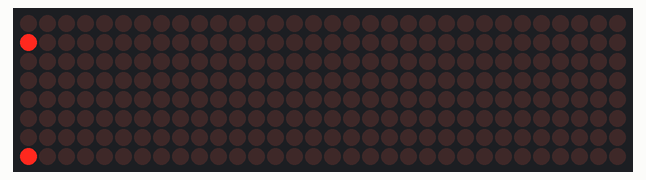
Bench run of a sketch on a simulated Arduino Uno, built with avr-gcc and run on an emulated ATmega328P. Parts: 32×8 LED matrix.

Above: at 0.72 s.
At 5.63 s:
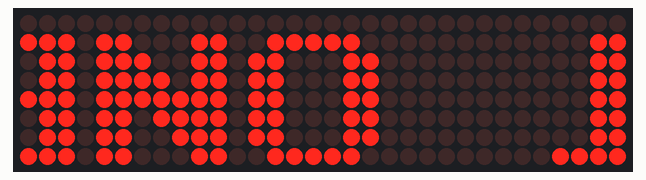
At 10.55 s:
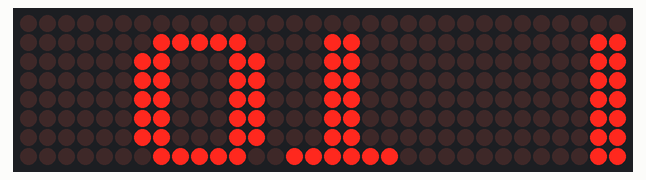
At 20.38 s:
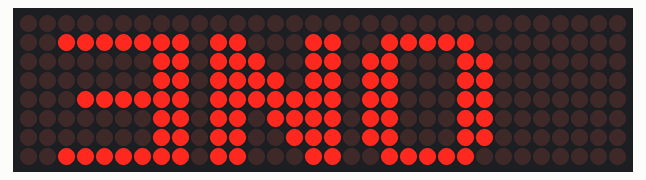
At 30.2 s:
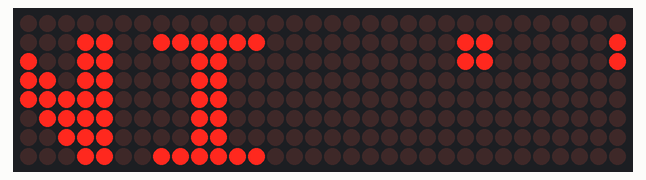
At 39.95 s:
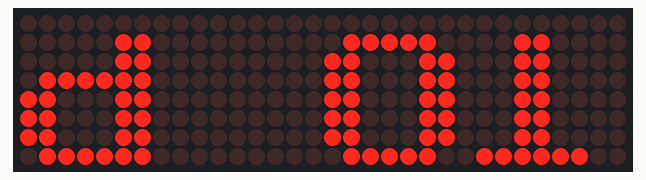

The sketch:

main.ino
```cpp
#include <LedControl.h>
#include <Wire.h>

#define DIN 7
#define CS 5
#define CLK 4
#define SCROLL_SPEED 50 // miliseconds

byte disp[5][8];
byte* ascii[91];

int index = 0;
int cont = 0;

String frase = "INSERT ONE COIN TO PLAY... ";

LedControl matrizLed = LedControl(DIN, CLK, CS, 4);
```

functions.ino
```cpp
void setup() {

  ascii_begin();

  // Configura e inicializa cada bloco de Led da Matriz
  matrizLed.shutdown(0, false);
  matrizLed.setIntensity(0, 1);
  matrizLed.clearDisplay(0);

  matrizLed.shutdown(1, false);
  matrizLed.setIntensity(1, 1);
  matrizLed.clearDisplay(1);

  matrizLed.shutdown(2, false);
  matrizLed.setIntensity(2, 1);
  matrizLed.clearDisplay(2);

  matrizLed.shutdown(3, false);
  matrizLed.setIntensity(3, 1);
  matrizLed.clearDisplay(3);

  delay(100);

}

void loop() {

  cont++;
  if(cont == 8){
    cont = 0;
    getLetter(int(frase[index]));
    index++;
    if(index == frase.length()){
      index = 0;
    }
  }

  show_text();
  scroll();

  delay(SCROLL_SPEED);


}


void getLetter(int ASC){
  int i;
  for(i=0; i<8; i++){
    disp[4][i] = ascii[ASC-32][i];
  }
}

void scroll(){
  int i;
  for(i=0; i<5; i++){
      scroll_block(i);
  }
}

void scroll_block(int block){
  int i;
  for(i=0; i<8; i++){
      disp[block][i] = disp[block][i] << 1;
      if(block < 4){
        bitWrite(disp[block][i], 0, bitRead(disp[block+1][i], 7));
      }else{
        bitWrite(disp[block][i], 0, 0);
      }
  }
}

void show_text(){
    int i;
  for(i=0; i<4; i++){
    imprimeBloco(i, disp[i]);
  }
}

void imprimeBloco(int lcd, byte character [])
{
  int i;
  for (i = 0; i < 8; i++)
  {
    matrizLed.setRow(lcd, 7-i, inverte_byte(character[i]));
  }
}

byte inverte_byte(byte A){
  byte B;
  int i;
  for(i=0; i<8; i++){
    bitWrite(B, i, bitRead(A, 7-i));
  }
  return B;
}
```

Source omitted: caracter.ino.ino (19704 bytes)
